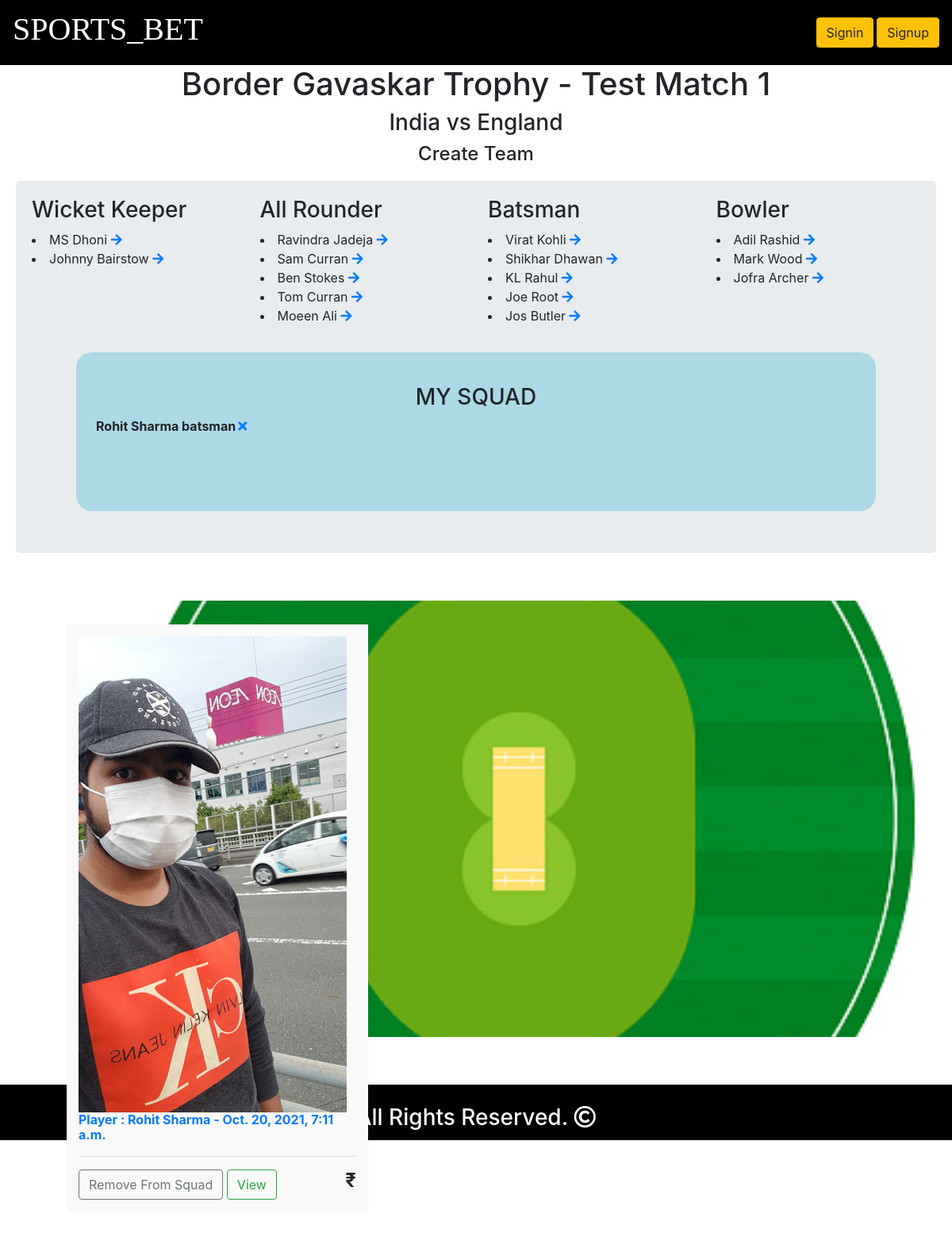
The page /teams/cricket/1 on the database its author committed.
### structure/models.py (models this page shows)
class match(models.Model):
    matchdesc = models.CharField(max_length=800)
    sport = models.ForeignKey(sport, on_delete=models.CASCADE)
    start = models.DateTimeField(blank=True , null=True)
    matchtype = models.CharField(max_length=40 , blank = True , null = True)
    team1 = models.ForeignKey(team , related_name="team1" , on_delete=models.CASCADE)
    team2 = models.ForeignKey(team , related_name="team2" , on_delete=models.CASCADE)
    venue = models.CharField(max_length=50 , blank = True , null = True)
    def __str__(self):
        return str( str(self.team1) + ' vs ' + str(self.team2) + ' ( ' + str(self.matchdesc) + ' )')

class team(models.Model):
    teamname = models.CharField(max_length=30)
    teamdesc = models.CharField(max_length=600, null= True , blank=True)
    sport = models.ForeignKey(sport , on_delete=models.CASCADE)
    created_at = models.DateTimeField(auto_created=True)
    updated_at = models.DateTimeField(auto_now_add= True)
    class Meta:
        unique_together = ('teamname', 'sport',)
    def __str__(self):
        return str(self.teamname)

class player(models.Model):
    id = models.AutoField(primary_key=True)
    playername = models.CharField(max_length=50)
    playerdesc = models.CharField(max_length=300)
    picture = models.ImageField(default = 'default.png' , upload_to = "product_pictures" , blank = True)
    sport = models.ForeignKey(sport , on_delete=models.CASCADE)
    team = models.ForeignKey(team , on_delete=models.CASCADE)
    age = models.IntegerField(blank = True , null=True)
    position = models.CharField(max_length=20 , default = 'batsman' ,blank = True , null=True)
    position_order = models.IntegerField(default = 1 , blank = True , null=True)
    inmatch = models.ManyToManyField( match, related_name='inmatch' , blank=True)
    created_at = models.DateTimeField(auto_created=True)
    updated_at = models.DateTimeField(auto_now=True)
    def __str__(self):
        return str(self.playername)

### team/views.py (the view)
# urls.py: path('cricket/<pk>', views.cricket_team_create , name = "cricket_team_create"),
def cricket_team_create(request , pk):
    cur_match = match.objects.get(id = pk)
    ongoing_match = []
    ongoing_match.append(cur_match.id)
    print(cur_match)
    team1 = cur_match.team1
    team2 = cur_match.team2
    wkt = player.objects.all().filter(~Q(inmatch__in = ongoing_match) , position = 'WKT')
    all = player.objects.all().filter(~Q(inmatch__in = ongoing_match) , position = 'both')
    bat = player.objects.all().filter(~Q(inmatch__in = ongoing_match) , position = 'batsman')
    bow = player.objects.all().filter(~Q(inmatch__in = ongoing_match) , position = 'bowler')
    mysquad = player.objects.all().filter(inmatch__in = ongoing_match)
    print(mysquad)
    print(team2)
    context = {
        'cur_match' : cur_match,
        'wkt' : wkt,
        'all' : all,
        'bat' : bat,
        'bow' : bow,
        'team1' : team1,
        'team2' : team2,
        'mysquad' : mysquad
    }
    return render(request,'teams/cricket/create_team.html' , context)

### templates/teams/cricket/create_team.html (shortened to what this page needs)
<!DOCTYPE html>
{% extends "base.html" %}
{% load static %}
{% block body %}
<h1 class="center-align">{{ cur_match.matchdesc }} - {{ cur_match.matchtype }}</h1>
<h3 class="center-align">{{cur_match.team1}} vs {{cur_match.team2}}</h3>
<h4 class="center-align">Create Team </h4>
<div class="cricket-teamselect jumbotron">
<div class="row">
    <div class="col-lg-3">
        <h3>Wicket Keeper</h3>
        {% for players in wkt %}
            <li>{{players.playername}}  <a class="add-to-squad" href="{% url 'team:cricket_add_to_squad' playerid=players.id matchid=cur_match.id %}"><i class="fas fa-arrow-right"></i> </a> </li>
        {% endfor %}
    </div>
    <div class="col-lg-3">
        <h3>All Rounder</h3>
        {% for players in all %}
            <li>{{players.playername}}  <a class="add-to-squad" href="{% url 'team:cricket_add_to_squad' playerid=players.id matchid=cur_match.id %}"><i class="fas fa-arrow-right"></i> </a> </li>
        {% endfor %}
    </div>
    <div class="col-lg-3">
        <h3>Batsman</h3>
        {% for players in bat %}
            <li>{{players.playername}}  <a class="add-to-squad" href="{% url 'team:cricket_add_to_squad' playerid=players.id matchid=cur_match.id %}"><i class="fas fa-arrow-right"></i> </a> </li>
        {% endfor %}
    </div>
    <div class="col-lg-3">
        <h3>Bowler</h3>
        {% for players in bow %}
            <li>{{players.playername}}  <a class="add-to-squad" href="{% url 'team:cricket_add_to_squad' playerid=players.id matchid=cur_match.id %}"><i class="fas fa-arrow-right"></i> </a> </li>
        {% endfor %}
    </div>
</div>
<div class="cricket-teamselect-current">
        <h3 class = "center-align">MY SQUAD </h3>
            {% for players in mysquad %}
                <div class="row">
                    <b><a class="add-to-squad" href="{% url 'team:cricket_add_to_squad' playerid=players.id matchid=cur_match.id %}"><i class="fas fa-times" style="margin-left:3px ;"></i> </a>  <span style="float: left;">  {{players.playername}} {{ players.position }}</span></b>
                </div>
            {% endfor %}
    </div>
</div>
<div class="container cricket-team-create">
    <div class="row">
        {% for pdt in mysquad %}
                <div class="col-lg-4 pdt-box"  style="background: #faf9f9; padding:15px">
                    <a href="#">
                    <img class="thumbnail" src={{pdt.picture.url}}>
                    <div class="box-element product">
                        <h6><strong>Player : {{pdt.playername}} - {{pdt.created_at}}</strong></h6>
                        <hr></a>
                <a href="#"> <button  class="btn btn-outline-secondary add-btn">Remove From Squad</button></a>
                <a class="btn btn-outline-success" href="#">View</a>
                <h4 style="display: inline-block; float: right"><strong>₹{{pdt.unit_price}}</strong></h4>
                    </div>
                </div>
            <br>
            <br><br><br><br>
        {% endfor %}
    </div>
{% endblock %}

### static/css/base.css (style rules this page uses)
body { overflow-x: hidden; }
.center-align { text-align: center; }
.cricket-team-create { width: 100%; height:550px; background-image: url("../backgrounds/cricketbg.jpg"); background-size:cover; background-repeat:no-repeat; background-position:center center; margin: 05% 07%; }
.cricket-teamselect { margin: 20px; padding: 20px; }
.cricket-teamselect-current { margin: 3% 5%; width: 90%; min-height: 200px; border-radius: 20px; padding: 40px; background-color: #ADD8E6; }
.pdt-box { margin: 30px 0px; }

### rows shown on the page
match: matchdesc "Border Gavaskar Trophy", matchtype "Test Match 1", team1 "India", team2 "England"
player: playername "MS Dhoni"
player: playername "Johnny Bairstow"
player: playername "Ravindra Jadeja"
player: playername "Sam Curran"
player: playername "Ben Stokes"
player: playername "Tom Curran"
player: playername "Moeen Ali"
player: playername "Virat Kohli"
player: playername "Shikhar Dhawan"
player: playername "KL Rahul"
player: playername "Joe Root"
player: playername "Jos Butler"
player: playername "Adil Rashid"
player: playername "Mark Wood"
player: playername "Jofra Archer"
player: playername "Rohit Sharma", position "batsman", picture (picture), created_at "Oct. 20, 2021, 7:11 a.m."
